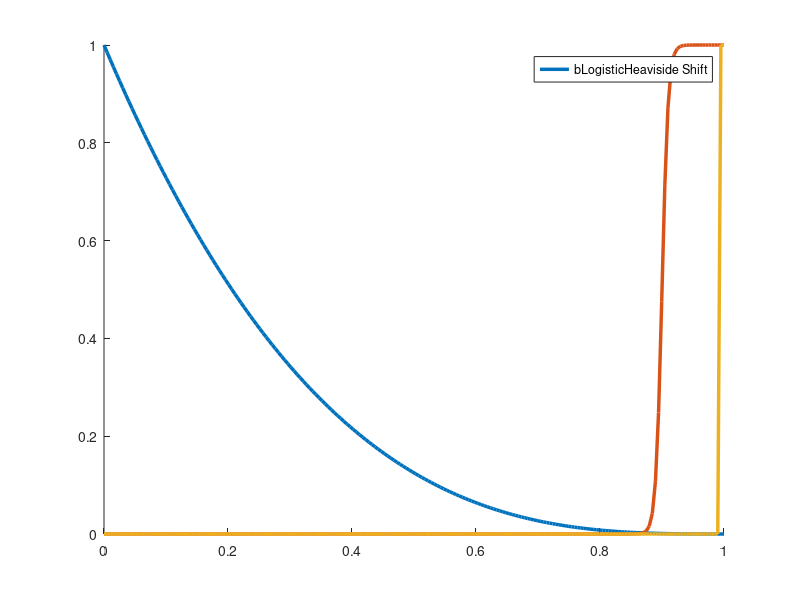

Write the MATLAB code that produced this figure.
close all

% Alpha only goes from 0 to 1 
alpha = linspace(0,1,200);

a = (1-alpha).^2;
b = (1-alpha).^3;

%% Macauley Bracket and Heaviside Function
mac = (alpha + abs(alpha))/2;
Heav = (alpha + abs(alpha))./(2.*alpha);

% Shifted Heaviside
k_ell = .99;
Heav_shift = (alpha-k_ell + abs(alpha-k_ell))./(2.*(alpha-k_ell));

% Logistic Function
log_fcn = 1./(1+exp(-200*(alpha-0.9)));
% Hyperbolic Tangent 
htan_fcn = (exp(alpha) - exp(-alpha))./(exp(alpha) + exp(-alpha));
% Gen
gen = (alpha)./sqrt(1 + alpha.^2);

% mu = 0.94*ones([1,200]);
% beta = 0.01; 
% t_exp = -(alpha-mu)/beta;
% den = exp(t_exp) + 1;
% P = 1./den;

% h00 = plot(alpha, a, 'Linewidth', 2.5);
hold on
h0 = plot(alpha, b, 'Linewidth', 2.5);
% h1 = plot(alpha, mac, 'Linewidth', 2.5); 
% h2 = plot(alpha, mac_shift,'Linewidth', 2.5);
% h3 = plot(alpha, Heav,'Linewidth', 2.5);
% h1 = plot(alpha, gen, 'Linewidth', 2.5); 
hold on 
h2 = plot(alpha, log_fcn, 'Linewidth', 2.5); 
% h3 = plot(alpha, htan_fcn, 'Linewidth', 2.5); 
h4 = plot(alpha, Heav_shift,'Linewidth', 2.5);
% h5 = plot(alpha, P,'Linewidth', 2.5);

leg = legend([h0, h2, h4],["b", "Logistic", "Heaviside Shift"], 'Location', 'Best');
